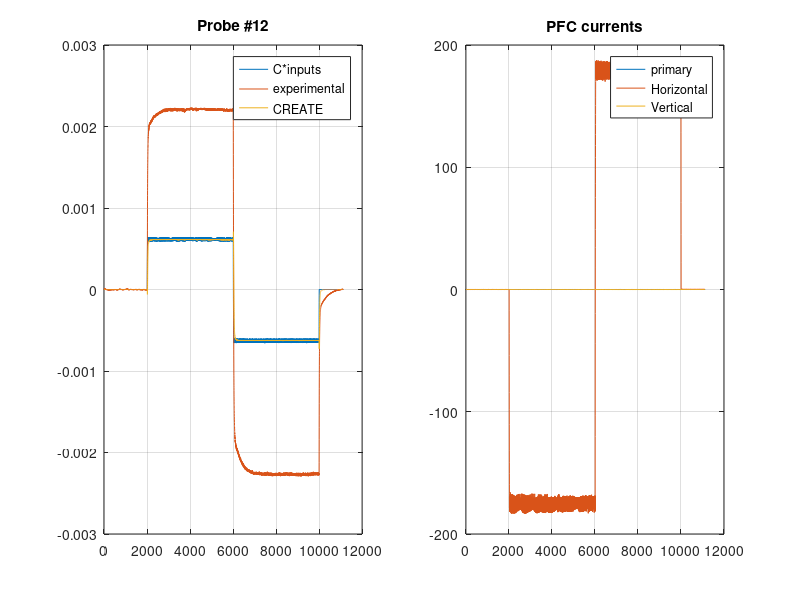

Recreate this plot in MATLAB.
close all
clear all

%%%%%%%%%%%%%% Check  Noplasma model CREATE for ISTTOK %%%%%%%%%%%%%%%%5


%%% Plasma-Less shot with heavisides in primary,vertical and horizontal
load('shot_45411.mat');
load('ISSTOK_nopl_newmesh_CL.mat');
%load('ISSTOK_nopl_CL.mat');

% Experimental
time = data.time*1e-6;
inputs = [data.prim, data.hor, data.vert];
Fluxes_real_1 = data.mirnv_corr/(50*49e-6)*1;
Fluxes_real = flip(Fluxes_real_1);

% % Equilibrium IOs
% yeq = LinearModel.YEquil(55:66)';
% ueq = LinearModel.XEquil(1:3)';

C = LinearModel.C(55:66,1:3);
% C = C([7:12 1:6],:);
% Fluxes = C*(inputs-ueq)' + yeq';
Fluxes = C*(inputs)';


% Eddy currents dynamics 
L11 = LinearModel.L(4:51,4:51);
L12 = LinearModel.L(4:51,1:3);
C1  = LinearModel.C([55:66],4:51);
C2  = LinearModel.C([55:66], 1:3); 
R   = LinearModel.R(4:51,4:51);
A   = -R*inv(L11);
B   = R*inv(L11)*L12;
C   = C1*inv(L11);
D   = C2-C1*inv(L11)*L12;
% C = C([7:12 1:6],:);
% D = D([7:12 1:6],:);
sys = ss(A,B,C,D);

y=lsim(sys,inputs,time);


%% Plot
figure(1)
 
subplot(1,2,2)
plot(inputs)
grid on
title('PFC currents')
legend('primary','Horizontal','Vertical')
 
 for i = 1 : 12
    subplot(1,2,1)
    cla
    plot(Fluxes(i,:))
    grid on
    hold on
    plot(Fluxes_real(i,:))
    hold on
    plot(y(:,i))
    legend('C*inputs','experimental','CREATE')
    title(['Probe #',num2str(i)])
    pause
 end
 
 
 
 
 
 
 
 %%%%
% A=LinearModel.A(1:51,1:51);
% A = -inv(LinearModel.L(1:51,1:51))*LinearModel.R(1:51,1:51);
% A(1:3,1:3)=-eye(3)*1e5;
% A(1:3,4:end)=0;
% B = inv(LinearModel.L(1:51,1:51))*LinearModel.S(1:51,1:end);
% B = B(:,1:3);
% B(1:3,1:3)=eye(3)*1e5;
% % B=LinearModel.B(1:51,1:3);
% C=LinearModel.C([66 78],1:51);
% theta = -15*pi/180;
% C=C(1,:)*cos(theta)+C(2,:)*sin(theta);
% D=LinearModel.D([66 78],1:3);
% D=D(1,:)*cos(theta)+D(2,:)*sin(theta);
% 
% C = [LinearModel.C(1:3,1:51); C];
% D = [LinearModel.D(1:3,1:3); D];

% %%%%%%
% pippo = ss(A,B,C,D);
% time = data.time*1e-6;
% y=lsim(pippo,inputs,time);

%%%%%%%
%%%%%%%